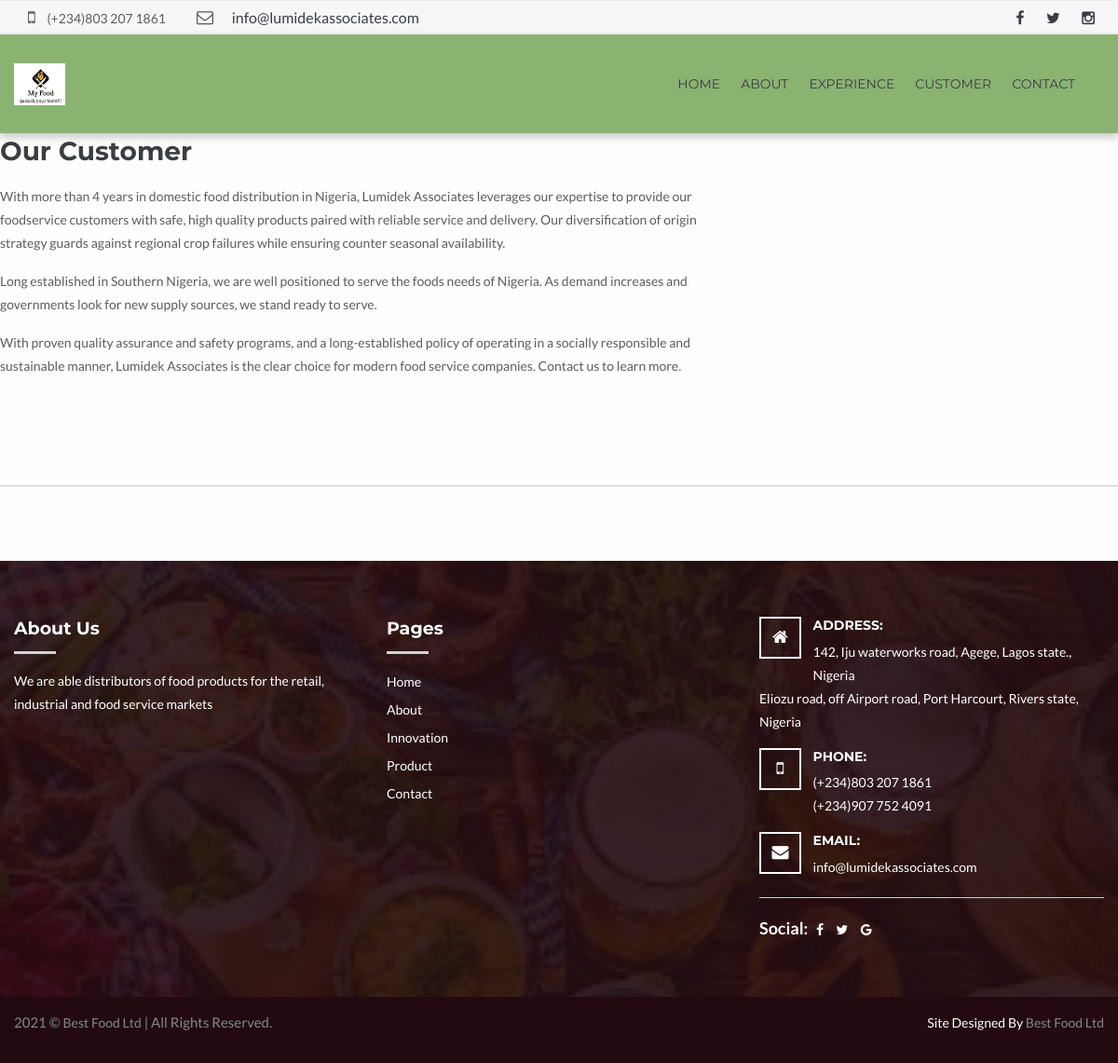
/customer.php, run on the app's committed database.
### tables this page shows
CREATE TABLE IF NOT EXISTS `site_settings` (
  `id` int(11) NOT NULL,
  `site_name` varchar(200) NOT NULL,
  `site_title` varchar(200) NOT NULL,
  `site_keyword` varchar(500) NOT NULL,
  `site_desc` varchar(1000) NOT NULL,
  `google_code` varchar(1000) NOT NULL,
  `site_email` varchar(300) NOT NULL,
  `site_phone` varchar(300) NOT NULL,
  `facebook` varchar(100) NOT NULL,
  `twitter` varchar(100) NOT NULL,
  `linkedin` varchar(500) NOT NULL,
  `address` varchar(2000) NOT NULL,
  `city` varchar(1000) NOT NULL,
  `country` varchar(200) NOT NULL
);

CREATE TABLE IF NOT EXISTS `site_about` (
  `id` int(11) NOT NULL,
  `short_about` varchar(1300) NOT NULL,
  `innovation` varchar(2500) NOT NULL,
  `market` varchar(2500) NOT NULL,
  `full_about` varchar(3000) NOT NULL
);

### customer.php (the view, shortened to what the rows shown need)
<?php include 'header.php';?>
   <div class="content-area">
	    	<div class="row">
                    	<div class="row welcome-message">
            <div class="medium-8 small-12 columns">
    	    	<h2>Our Customer </h2>
                <?php
                                   $result = ORM::for_table("site_about")
                                   ->find_array(1);
                                    ?>
                                     <?php foreach ($result as $res):?>
                <p> <?php echo $res['market'];?></p>
                                             <?php endforeach; ?>
        	</div>
        </div>
			   </div>
	        </div>
		</div>
<?php include 'footer.php'; ?>

### header.php (shortened to what the rows shown need)
<!doctype html>
<html>
<head>
    <?php
                                   $result = ORM::for_table("site_settings")
                                   ->find_array(1);
                                    ?>
    <link rel="stylesheet" type="text/css" href="css/animate.css" media="all" />
    <link rel="stylesheet" type="text/css" href="css/foundation.min.css" media="all" />
    <link rel="stylesheet" type="text/css" href="css/font-awesome.min.css" media="all" />
    <link rel="stylesheet" type="text/css" href="css/owl.carousel.css" media="all" />
    <link rel="stylesheet" type="text/css" href="style.css" media="all" />
    <link rel="stylesheet" type="text/css" href="lib/revolution/fonts/pe-icon-7-stroke/css/pe-icon-7-stroke.css">
    <link rel="stylesheet" type="text/css" href="lib/revolution/css/settings.css">
    <link rel="stylesheet" type="text/css" href="lib/revolution/css/layers.css">
    <link rel="stylesheet" type="text/css" href="lib/revolution/css/navigation.css">
</head>
<body>
	<div class="container">
        <div class="topbar">
        	<div class="row">
            <?php
                                   $result = ORM::for_table("site_settings")
                                   ->find_array(1);
                                    ?>
                                     <?php foreach ($result as $res):?>
                <div class="medium-9 small-12 columns">
                    <div class="action-box">
                        <p><i class="fa fa-mobile" aria-hidden="true"></i> <?php echo $res['site_phone'];?></p>
                    </div>
                <div class="action-box">
                        <p><i class="fa fa-envelope-o" aria-hidden="true"></i> <a href="mailto:<?php echo $res['site_email'];?>"><?php echo $res['site_email'];?></a></p>
                    </div>
                </div>
                <div class="medium-3 small-12 columns text-center text-medium-right">
                	<div class="socialicons">
                        <a href="<?php echo $res['facebook'];?>"><i class="fa fa-facebook"></i></a>
                        <a href="https://twitter.com/<?php echo $res['twitter'];?>"><i class="fa fa-twitter"></i></a>
                        <a href="#"><i class="fa fa-instagram"></i></a>
                    </div>
                </div>
<?php endforeach; ?>
            </div>
        </div>

### footer.php (shortened to what the rows shown need)
	   <div class="footer">
   		<div class="footerTop">
        	<div class="row">
                <div class="large-4 medium-6 small-12 columns footer-widget">
                	<h2>About Us</h2>
                     <?php
                                   $result = ORM::for_table("site_about")
                                   ->find_array(1);
                                    ?>
                                     <?php foreach ($result as $res):?>
                <p> <?php echo $res['short_about'];?></p>
                                             <?php endforeach; ?>
                      </div>
                <div class="large-4 medium-6 small-12 columns footer-widget">
                	<h2>Pages</h2>
                </div>
                <div class="large-4 medium-6 small-12 columns footer-widget">
                	<div class="textwidget">
                             <?php
                                   $result = ORM::for_table("site_settings")
                                   ->find_array(1);
                                    ?>
                                     <?php foreach ($result as $res):?>
                    	<ul class="address">
							<li>
								<i class="fa fa-home"></i>
								<h4>Address:</h4>
                                <p><?php echo $res['address'];?>,  <?php echo $res['country'];?><br>
                                <?php echo $res['city'];?>,  <?php echo $res['country'];?></p>
							</li>
                            <li>
                                <i class="fa fa-mobile"></i>
                                <h4>Phone:</h4>
                                <p><?php echo $res['site_phone'];?><br>
                                <?php echo $res['linkedin'];?></p>
                            </li>
                            <li>
                                <i class="fa fa-envelope"></i>
                                <h4>Email:</h4>
                                <p><a href="mailto:<?php echo $res['site_email'];?>"><?php echo $res['site_email'];?></a></p>
                            </li>
						</ul>
                        <hr>
                        <div class="socialicons">
                        	Social:
                            <a href="<?php echo $res['facebook'];?>"><i class="fa fa-facebook"></i></a>
                            <a href="https://twitter.com/<?php echo $res['twitter'];?>"><i class="fa fa-twitter"></i></a>
                            <a href="#"><i class="fa fa-google"></i></a>
                        </div>
                        <?php endforeach; ?>
                    </div>
                </div>
			</div>
        </div>
       </div>
</body>
</html>

### data on the page
site_settings: site_phone "(+234)803 207 1861", site_email "info@lumidekassociates.com", address "142, Iju waterworks road, Agege, Lagos state.", country "Nigeria", city "Eliozu road, off Airport road, Port Harcourt, Rivers state", linkedin "(+234)907 752 4091"
site_about: market "With more than 4 years in domestic food distribution in Nigeria, Lumidek Associates leverages our expertise to provide our foodservice customers with safe, high quality products paired with reliable service and delivery. Our diversification of origin strategy guards against regional crop failures while ensuring counter seasonal availability. Long established in Southern Nigeria, we are well positioned to serve the foods needs of Nigeria. As demand increases and governments look for new supply sources, we stand ready to serve. With proven quality assurance and safety programs, and a long-established policy of operating in a socially responsible and sustainable manner, Lumidek Associates is…", short_about "We are able distributors of food products for the retail, industrial and food service markets"
